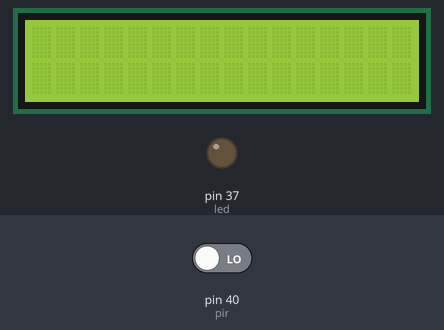
A program run on a simulated Raspberry Pi (header pin numbers). Parts: 16×2 character LCD, output pins drawn as LEDs (lit = HIGH). The inputs (shaded band) are chosen by the test bench; at power-on: pin 40 (pir) LOW. Library files of the repository ran but are not shown: LCD1602.py.

Above: at 1.2 s.
1.3 s: pin 40 (pir) driven HIGH
At 1.37 s:
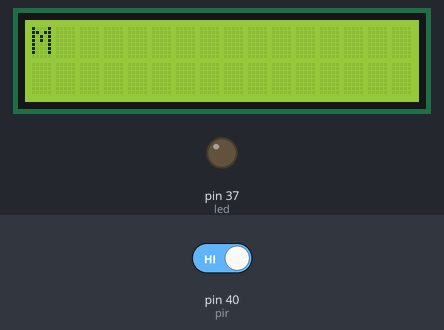
At 2.5 s:
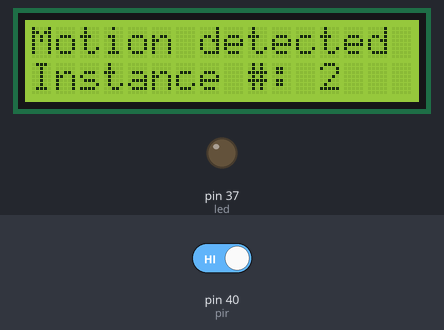
Timing chart, 0 to 4.3 s (numbered marks = the images above; inputs shaded):
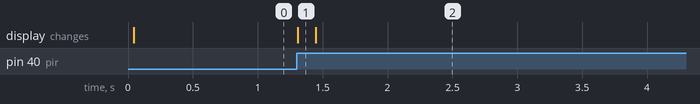

Measured:
- after the input at 1.3 s, the display: changes at once (image 1)

The program:

motion_detection.py
```python
# Uses a HC-SR501 sensor to detect movement output

import RPi.GPIO as GPIO
import LCD1602 as lcd
from time import sleep

# Board setup
GPIO.setmode(GPIO.BOARD)

lcd.init(0x27, 1)

# Alert LED
led = 37
GPIO.setup(led, GPIO.OUT)

# Passive Infrared output pin
pir = 40
GPIO.setup(pir, GPIO.IN)

curr_state = 0
counter = 1

def showPrompt(instance : int):
   lcd.write(0,0, "Motion detected")
   output = "Instance #: " + str(instance)
   lcd.write(0,1, output)

try:
    while True:
      curr_state = GPIO.input(pir)
      if curr_state == 1:
         counter += 1
         showPrompt(counter)
         sleep(4)


except KeyboardInterrupt:
    GPIO.cleanup()
    sleep(.2)
    lcd.clear()
    print("\nExiting...\n")
```
